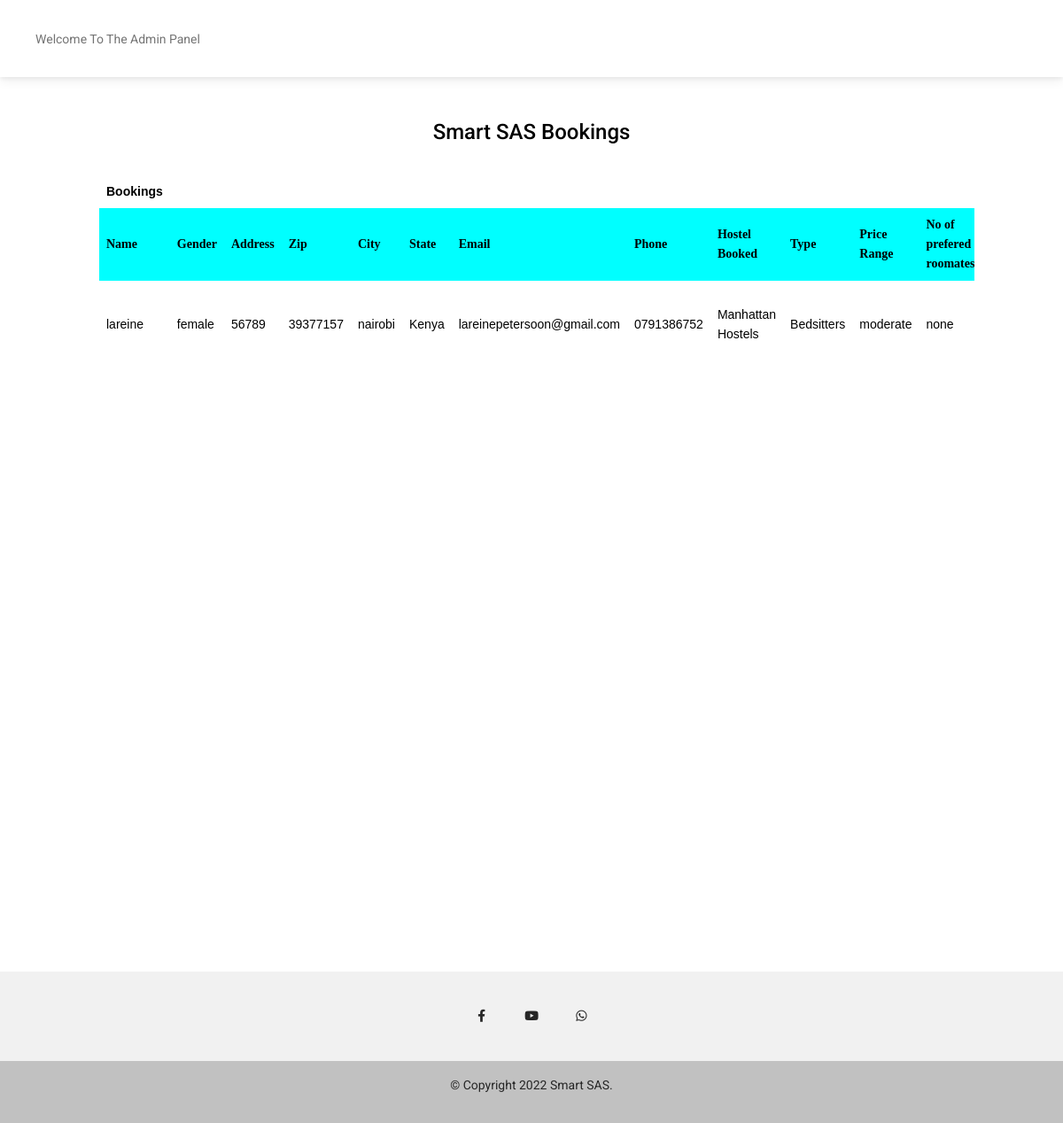
/php/Admin/bookings.php (signed in), run on the app's committed database.
### tables this page shows
CREATE TABLE `bookings` (
  `id` int(11) NOT NULL,
  `name` varchar(100) NOT NULL,
  `gender` varchar(100) NOT NULL,
  `address` varchar(100) NOT NULL,
  `zip` varchar(100) NOT NULL,
  `city` varchar(100) NOT NULL,
  `state` varchar(100) NOT NULL,
  `eaddress` varchar(100) NOT NULL,
  `phone` varchar(100) NOT NULL,
  `hostelname` varchar(50) NOT NULL,
  `type` varchar(100) NOT NULL,
  `pricerange` varchar(100) NOT NULL,
  `numberofroomates` varchar(100) NOT NULL,
  `numberofrooms` int(10) NOT NULL,
  `reportingdate` varchar(100) NOT NULL,
  `payment` varchar(100) NOT NULL,
  `Date` date NOT NULL,
  `Time` time(1) NOT NULL
);

### php/Admin/bookings.php (the view, shortened to what this page needs)
<!DOCTYPE html>
<html lang="en">
  <head>
    <link
      rel="stylesheet"
      href="https://use.fontawesome.com/releases/v5.15.2/css/all.css"
    />
    <link rel ="stylesheet" type = "text/css" href ="css/admin.css">
    <link rel="stylesheet" href="../../css/styles.css" />
    <link rel="stylesheet" href="../../css/extrastyles.css" />
  </head>
  <body>
    <header>
      <nav class="navbar navbar-expand-lg navbar-light bg-white">
        <div class="container-fluid">
          <div class="collapse navbar-collapse" id="navbarExample01">
            <a class="navbar-brand" href="#">
            </a>
            <ul class="navbar-nav me-auto mb-2 mb-lg-0">
              <li class="nav-item active">
                <a class="nav-link" aria-current="page" href="admin.php">Welcome To The Admin Panel</a>
              </li>
            </ul>
            </div>
          </div>
    </header>
    <main class="mt-5">
    <div class="messages" style="marging-left:auto;margin-right:auto;display:block;text-align:center;">
      <h4>Smart SAS Bookings</h4>
    </div>
    <br>
    <div class="container" style="overflow:scroll; height:900px; max-width:1000px;">
     <table>
         <th>Bookings</th>
         <tr style="border-radius: 20px;">
             <th>Name</td>
             <th>Gender</td>
             <th>Address</td>
             <th>Zip</td>
             <th>City</td>
             <th>State</td>
             <th>Email</td>
             <th>Phone</td>
             <th>Hostel Booked</td>
             <th>Type</td>
             <th>Price Range</td>
             <th>No of prefered roomates</td>
        </tr>
        <?php
         require_once '../includes/config.php';
         $sql="SELECT * FROM bookings ";
         $stmt = $DBH->prepare($sql);
         $stmt->execute();
        ?>
        <?php
              while($row = $stmt->fetchObject()) {
            ?>
        <tr>
            <td><?php echo "{$row->name}"; ?></td>
            <td><?php echo "{$row->gender}"; ?></td>
            <td><?php echo "{$row->address}"; ?></td>
            <td><?php echo "{$row->zip}"; ?></td>
            <td><?php echo "{$row->city}"; ?></td>
            <td><?php echo "{$row->state}"; ?></td>
            <td><?php echo "{$row->eaddress}"; ?></td>
            <td><?php echo "{$row->phone}"; ?></td>
            <td><?php echo "{$row->hostelname}"; ?></td>
            <td><?php echo "{$row->type}"; ?></td>
            <td><?php echo "{$row->pricerange}"; ?></td>
            <td><?php echo "{$row->numberofroomates}"; ?></td>
        </tr>
        <?php
         }
        ?>
     </table>
     </div>
    </main>
    <footer class="text-center text-white" style="background-color: #f1f1f1">
      <div class="container pt-4">
        <section class="mb-4">
          <a
            class="btn btn-link btn-floating btn-lg text-dark m-1"
            href="#!"
            role="button"
            data-mdb-ripple-color="dark"
            ><i class="fab fa-facebook-f"></i></a>
          <a
            class="btn btn-link btn-floating btn-lg text-dark m-1"
            href="#!"
            role="button"
            data-mdb-ripple-color="dark"><i class="fab fa-youtube"></i>
          </a>
          <a
            class="btn btn-link btn-floating btn-lg text-dark m-1"
            href="#!"
            role="button"
            data-mdb-ripple-color="dark"><i class="fab fa-whatsapp"></i>
          </a>
        </section>
      </div>
      <div
        class="text-center text-dark p-3"
        style="background-color: rgba(0, 0, 0, 0.2)"
      >
        <p> &copy; Copyright <?php $year=date("Y"); echo $year; ?>
        <a class="text-dark" href="">Smart SAS.</a></p>
      </div>
    </footer>
  </body>
</html>

### php/Admin/css/admin.css (style rules this page uses)
html, body { height: 100%; }
body, div, form, input, select, textarea, label { padding: 0; margin: 0; outline: none; font-family: Roboto, Arial, sans-serif; font-size: 14px; color:black; line-height: 22px; }
table { font-family: arial,sans-serif; border-collapse: collapse; margin-bottom: 50px; }
td,th { border:1px solid; text-align: left; padding:8px; }
tr:nth-child(even) { background-color: aqua; color: rgb(8, 205, 240); font-family: 'Times New Roman', Times, serif; }

### php/Admin/bookings.php (style rules this page uses)
tr:nth-child(even) { background-color:aqua; color: black; }

### data on the page
bookings: name "lareine", gender "female", address "56789", zip "39377157", city "nairobi", state "Kenya", eaddress "lareinepetersoon@gmail.com", phone "0791386752", hostelname "Manhattan Hostels", type "Bedsitters", pricerange "moderate", numberofroomates "none"
